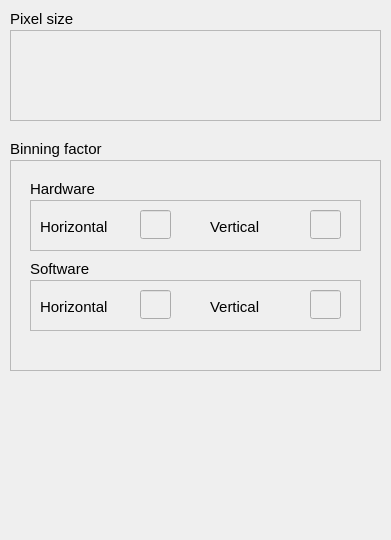
<?xml version="1.0" encoding="UTF-8"?>
<ui version="4.0">
 <class>Form</class>
 <widget class="QWidget" name="Form">
  <property name="geometry">
   <rect>
    <x>0</x>
    <y>0</y>
    <width>391</width>
    <height>540</height>
   </rect>
  </property>
  <property name="windowTitle">
   <string>Form</string>
  </property>
  <widget class="QFrame" name="frame_2">
   <property name="geometry">
    <rect>
     <x>10</x>
     <y>160</y>
     <width>371</width>
     <height>211</height>
    </rect>
   </property>
   <property name="frameShape">
    <enum>QFrame::StyledPanel</enum>
   </property>
   <property name="frameShadow">
    <enum>QFrame::Raised</enum>
   </property>
   <widget class="QFrame" name="frame_3">
    <property name="geometry">
     <rect>
      <x>20</x>
      <y>40</y>
      <width>331</width>
      <height>51</height>
     </rect>
    </property>
    <property name="frameShape">
     <enum>QFrame::StyledPanel</enum>
    </property>
    <property name="frameShadow">
     <enum>QFrame::Raised</enum>
    </property>
    <widget class="QLineEdit" name="hw_bin_h">
     <property name="enabled">
      <bool>false</bool>
     </property>
     <property name="geometry">
      <rect>
       <x>110</x>
       <y>10</y>
       <width>31</width>
       <height>29</height>
      </rect>
     </property>
     <property name="layoutDirection">
      <enum>Qt::RightToLeft</enum>
     </property>
    </widget>
    <widget class="QLabel" name="label1">
     <property name="geometry">
      <rect>
       <x>10</x>
       <y>18</y>
       <width>81</width>
       <height>17</height>
      </rect>
     </property>
     <property name="font">
      <font>
       <pointsize>11</pointsize>
      </font>
     </property>
     <property name="text">
      <string>Horizontal</string>
     </property>
    </widget>
    <widget class="QLineEdit" name="hw_bin_v">
     <property name="enabled">
      <bool>false</bool>
     </property>
     <property name="geometry">
      <rect>
       <x>280</x>
       <y>10</y>
       <width>31</width>
       <height>29</height>
      </rect>
     </property>
     <property name="layoutDirection">
      <enum>Qt::RightToLeft</enum>
     </property>
    </widget>
    <widget class="QLabel" name="label2">
     <property name="geometry">
      <rect>
       <x>180</x>
       <y>18</y>
       <width>81</width>
       <height>17</height>
      </rect>
     </property>
     <property name="font">
      <font>
       <pointsize>11</pointsize>
      </font>
     </property>
     <property name="text">
      <string>Vertical</string>
     </property>
    </widget>
   </widget>
   <widget class="QLabel" name="cameraParameters_label_2">
    <property name="geometry">
     <rect>
      <x>20</x>
      <y>20</y>
      <width>161</width>
      <height>17</height>
     </rect>
    </property>
    <property name="font">
     <font>
      <pointsize>11</pointsize>
      <weight>50</weight>
      <bold>false</bold>
     </font>
    </property>
    <property name="text">
     <string>Hardware</string>
    </property>
   </widget>
   <widget class="QLabel" name="cameraParameters_label_3">
    <property name="geometry">
     <rect>
      <x>20</x>
      <y>100</y>
      <width>161</width>
      <height>17</height>
     </rect>
    </property>
    <property name="font">
     <font>
      <pointsize>11</pointsize>
      <weight>50</weight>
      <bold>false</bold>
     </font>
    </property>
    <property name="text">
     <string>Software</string>
    </property>
   </widget>
   <widget class="QFrame" name="frame_4">
    <property name="geometry">
     <rect>
      <x>20</x>
      <y>120</y>
      <width>331</width>
      <height>51</height>
     </rect>
    </property>
    <property name="frameShape">
     <enum>QFrame::StyledPanel</enum>
    </property>
    <property name="frameShadow">
     <enum>QFrame::Raised</enum>
    </property>
    <widget class="QLineEdit" name="sw_bin_h">
     <property name="enabled">
      <bool>false</bool>
     </property>
     <property name="geometry">
      <rect>
       <x>110</x>
       <y>10</y>
       <width>31</width>
       <height>29</height>
      </rect>
     </property>
     <property name="layoutDirection">
      <enum>Qt::RightToLeft</enum>
     </property>
    </widget>
    <widget class="QLabel" name="label3">
     <property name="geometry">
      <rect>
       <x>10</x>
       <y>18</y>
       <width>81</width>
       <height>17</height>
      </rect>
     </property>
     <property name="font">
      <font>
       <pointsize>11</pointsize>
      </font>
     </property>
     <property name="text">
      <string>Horizontal</string>
     </property>
    </widget>
    <widget class="QLineEdit" name="sw_bin_v">
     <property name="enabled">
      <bool>false</bool>
     </property>
     <property name="geometry">
      <rect>
       <x>280</x>
       <y>10</y>
       <width>31</width>
       <height>29</height>
      </rect>
     </property>
     <property name="layoutDirection">
      <enum>Qt::RightToLeft</enum>
     </property>
    </widget>
    <widget class="QLabel" name="label4">
     <property name="geometry">
      <rect>
       <x>180</x>
       <y>18</y>
       <width>81</width>
       <height>17</height>
      </rect>
     </property>
     <property name="font">
      <font>
       <pointsize>11</pointsize>
      </font>
     </property>
     <property name="text">
      <string>Vertical</string>
     </property>
    </widget>
   </widget>
  </widget>
  <widget class="QLabel" name="cameraParameters_label">
   <property name="geometry">
    <rect>
     <x>10</x>
     <y>140</y>
     <width>161</width>
     <height>17</height>
    </rect>
   </property>
   <property name="font">
    <font>
     <pointsize>11</pointsize>
     <weight>50</weight>
     <bold>false</bold>
    </font>
   </property>
   <property name="text">
    <string>Binning factor</string>
   </property>
  </widget>
  <widget class="QFrame" name="frame">
   <property name="geometry">
    <rect>
     <x>10</x>
     <y>30</y>
     <width>371</width>
     <height>91</height>
    </rect>
   </property>
   <property name="frameShape">
    <enum>QFrame::StyledPanel</enum>
   </property>
   <property name="frameShadow">
    <enum>QFrame::Raised</enum>
   </property>
  </widget>
  <widget class="QLabel" name="deviceSelection_label">
   <property name="geometry">
    <rect>
     <x>10</x>
     <y>10</y>
     <width>131</width>
     <height>17</height>
    </rect>
   </property>
   <property name="font">
    <font>
     <pointsize>11</pointsize>
     <weight>50</weight>
     <bold>false</bold>
    </font>
   </property>
   <property name="text">
    <string>Pixel size</string>
   </property>
  </widget>
 </widget>
 <resources/>
 <connections/>
</ui>
